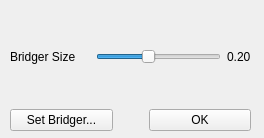
<?xml version="1.0" encoding="UTF-8"?>
<ui version="4.0">
 <class>GRSPanel</class>
 <widget class="QWidget" name="GRSPanel">
  <property name="geometry">
   <rect>
    <x>0</x>
    <y>0</y>
    <width>264</width>
    <height>138</height>
   </rect>
  </property>
  <property name="windowTitle">
   <string>Form</string>
  </property>
  <widget class="QWidget" name="verticalLayoutWidget">
   <property name="geometry">
    <rect>
     <x>10</x>
     <y>10</y>
     <width>241</width>
     <height>121</height>
    </rect>
   </property>
   <layout class="QVBoxLayout" name="verticalLayout">
    <item>
     <layout class="QHBoxLayout" name="horizontalLayout">
      <item>
       <widget class="QLabel" name="sizeLabel">
        <property name="sizePolicy">
         <sizepolicy hsizetype="Minimum" vsizetype="Preferred">
          <horstretch>0</horstretch>
          <verstretch>0</verstretch>
         </sizepolicy>
        </property>
        <property name="minimumSize">
         <size>
          <width>80</width>
          <height>0</height>
         </size>
        </property>
        <property name="text">
         <string>Bridger Size</string>
        </property>
       </widget>
      </item>
      <item>
       <widget class="QSlider" name="sizeSlider">
        <property name="maximum">
         <number>49</number>
        </property>
        <property name="value">
         <number>20</number>
        </property>
        <property name="orientation">
         <enum>Qt::Horizontal</enum>
        </property>
       </widget>
      </item>
      <item>
       <widget class="QLabel" name="sizeText">
        <property name="sizePolicy">
         <sizepolicy hsizetype="Fixed" vsizetype="Preferred">
          <horstretch>0</horstretch>
          <verstretch>0</verstretch>
         </sizepolicy>
        </property>
        <property name="minimumSize">
         <size>
          <width>22</width>
          <height>0</height>
         </size>
        </property>
        <property name="text">
         <string>0.20</string>
        </property>
       </widget>
      </item>
     </layout>
    </item>
    <item>
     <layout class="QHBoxLayout" name="horizontalLayout_2">
      <item>
       <widget class="QPushButton" name="bridgerPanelButton">
        <property name="text">
         <string>Set Bridger...</string>
        </property>
        <property name="checkable">
         <bool>true</bool>
        </property>
       </widget>
      </item>
      <item>
       <spacer name="horizontalSpacer">
        <property name="orientation">
         <enum>Qt::Horizontal</enum>
        </property>
        <property name="sizeType">
         <enum>QSizePolicy::Fixed</enum>
        </property>
        <property name="sizeHint" stdset="0">
         <size>
          <width>30</width>
          <height>20</height>
         </size>
        </property>
       </spacer>
      </item>
      <item>
       <widget class="QPushButton" name="okButton">
        <property name="text">
         <string>OK</string>
        </property>
       </widget>
      </item>
     </layout>
    </item>
   </layout>
  </widget>
 </widget>
 <resources/>
 <connections/>
</ui>
